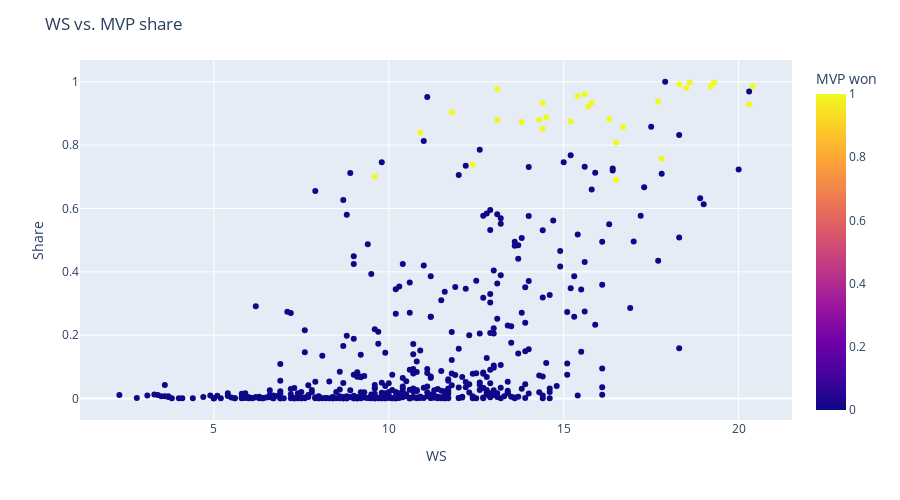
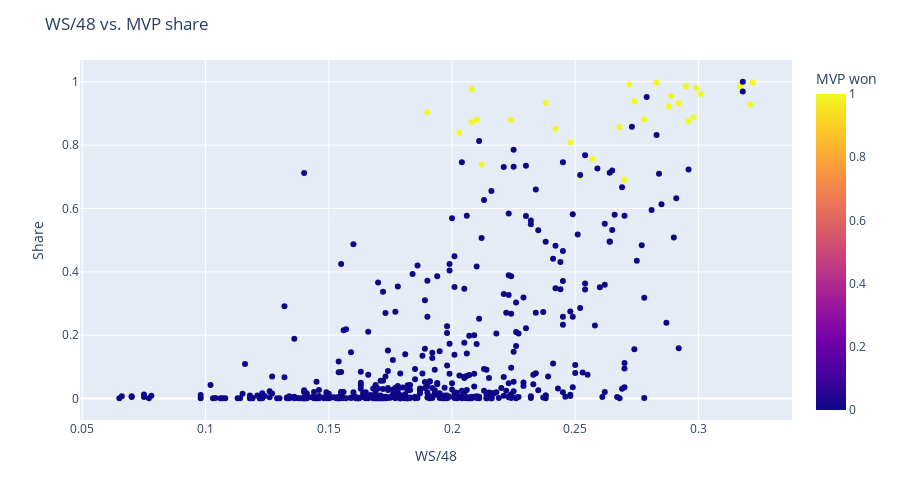
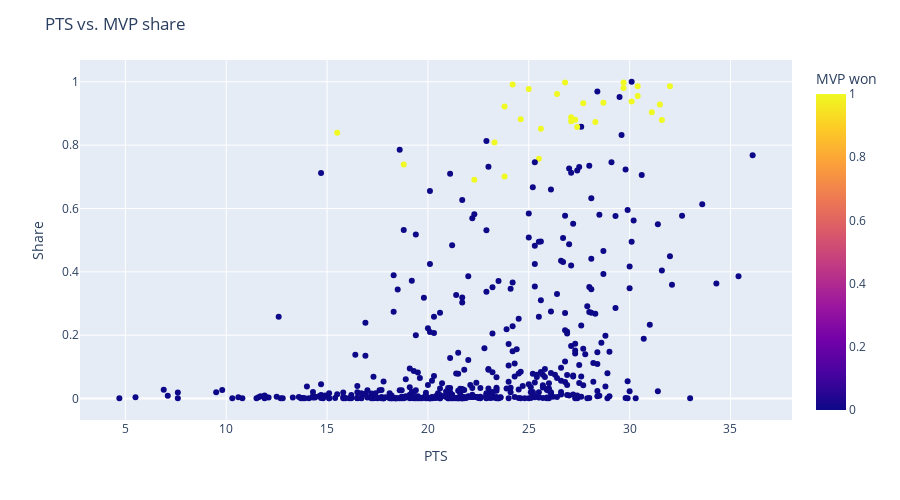
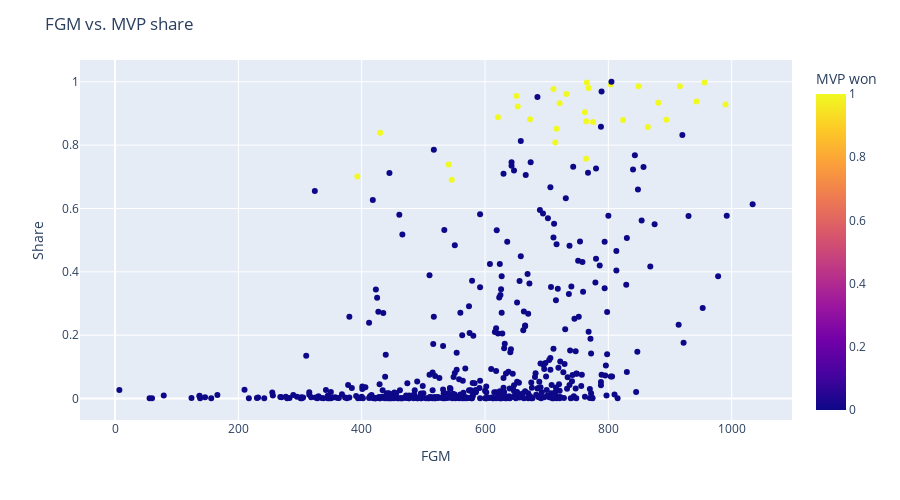

Here is the notebook cell these charts were saved with, in order:
### Code cell
features = ['WS', 
            'WS/48',
            'PTS',
            'FGM']

for feature in features:
    show_feature_vs_share(feature=feature, df=mvps)

### Figure 1 — Plotly figure (JSON) as saved in the notebook; plotly's stock layout.template omitted (floating-point values rounded to 4 significant figures; data arrays with more than 128 entries replaced by an {"elided": "..."} marker saying what was removed)
{"data": [{"customdata": {"elided": "500x2 mixed values"}, "hovertemplate": "WS=%{x}<br>Share=%{y}<br>Player=%{customdata[0]}<br>Year=%{customdata[1]}<br>MVP won=%{marker.color}<extra></extra>", "legendgroup": "", "marker": {"color": {"elided": "500 int values"}, "coloraxis": "coloraxis", "symbol": "circle"}, "mode": "markers", "name": "", "orientation": "v", "showlegend": false, "type": "scatter", "x": {"elided": "500 float values"}, "xaxis": "x", "y": {"elided": "500 float values"}, "yaxis": "y"}], "layout": {"coloraxis": {"colorbar": {"title": {"text": "MVP won"}}, "colorscale": [[0, "#0d0887"], [0.1111, "#46039f"], [0.2222, "#7201a8"], [0.3333, "#9c179e"], [0.4444, "#bd3786"], [0.5556, "#d8576b"], [0.6667, "#ed7953"], [0.7778, "#fb9f3a"], [0.8889, "#fdca26"], [1, "#f0f921"]]}, "height": 500, "legend": {"tracegroupgap": 0}, "margin": {"t": 60}, "title": {"text": "WS vs. MVP share"}, "xaxis": {"anchor": "y", "domain": [0, 1], "title": {"text": "WS"}}, "yaxis": {"anchor": "x", "domain": [0, 1], "title": {"text": "Share"}}}}

### Figure 2 — Plotly figure (JSON) as saved in the notebook; plotly's stock layout.template omitted (floating-point values rounded to 4 significant figures; data arrays with more than 128 entries replaced by an {"elided": "..."} marker saying what was removed)
{"data": [{"customdata": {"elided": "500x2 mixed values"}, "hovertemplate": "WS/48=%{x}<br>Share=%{y}<br>Player=%{customdata[0]}<br>Year=%{customdata[1]}<br>MVP won=%{marker.color}<extra></extra>", "legendgroup": "", "marker": {"color": {"elided": "500 int values"}, "coloraxis": "coloraxis", "symbol": "circle"}, "mode": "markers", "name": "", "orientation": "v", "showlegend": false, "type": "scatter", "x": {"elided": "500 float values"}, "xaxis": "x", "y": {"elided": "500 float values"}, "yaxis": "y"}], "layout": {"coloraxis": {"colorbar": {"title": {"text": "MVP won"}}, "colorscale": [[0, "#0d0887"], [0.1111, "#46039f"], [0.2222, "#7201a8"], [0.3333, "#9c179e"], [0.4444, "#bd3786"], [0.5556, "#d8576b"], [0.6667, "#ed7953"], [0.7778, "#fb9f3a"], [0.8889, "#fdca26"], [1, "#f0f921"]]}, "height": 500, "legend": {"tracegroupgap": 0}, "margin": {"t": 60}, "title": {"text": "WS/48 vs. MVP share"}, "xaxis": {"anchor": "y", "domain": [0, 1], "title": {"text": "WS/48"}}, "yaxis": {"anchor": "x", "domain": [0, 1], "title": {"text": "Share"}}}}

### Figure 3 — Plotly figure (JSON) as saved in the notebook; plotly's stock layout.template omitted (floating-point values rounded to 4 significant figures; data arrays with more than 128 entries replaced by an {"elided": "..."} marker saying what was removed)
{"data": [{"customdata": {"elided": "500x2 mixed values"}, "hovertemplate": "PTS=%{x}<br>Share=%{y}<br>Player=%{customdata[0]}<br>Year=%{customdata[1]}<br>MVP won=%{marker.color}<extra></extra>", "legendgroup": "", "marker": {"color": {"elided": "500 int values"}, "coloraxis": "coloraxis", "symbol": "circle"}, "mode": "markers", "name": "", "orientation": "v", "showlegend": false, "type": "scatter", "x": {"elided": "500 float values"}, "xaxis": "x", "y": {"elided": "500 float values"}, "yaxis": "y"}], "layout": {"coloraxis": {"colorbar": {"title": {"text": "MVP won"}}, "colorscale": [[0, "#0d0887"], [0.1111, "#46039f"], [0.2222, "#7201a8"], [0.3333, "#9c179e"], [0.4444, "#bd3786"], [0.5556, "#d8576b"], [0.6667, "#ed7953"], [0.7778, "#fb9f3a"], [0.8889, "#fdca26"], [1, "#f0f921"]]}, "height": 500, "legend": {"tracegroupgap": 0}, "margin": {"t": 60}, "title": {"text": "PTS vs. MVP share"}, "xaxis": {"anchor": "y", "domain": [0, 1], "title": {"text": "PTS"}}, "yaxis": {"anchor": "x", "domain": [0, 1], "title": {"text": "Share"}}}}

### Figure 4 — Plotly figure (JSON) as saved in the notebook; plotly's stock layout.template omitted (floating-point values rounded to 4 significant figures; data arrays with more than 128 entries replaced by an {"elided": "..."} marker saying what was removed)
{"data": [{"customdata": {"elided": "500x2 mixed values"}, "hovertemplate": "FGM=%{x}<br>Share=%{y}<br>Player=%{customdata[0]}<br>Year=%{customdata[1]}<br>MVP won=%{marker.color}<extra></extra>", "legendgroup": "", "marker": {"color": {"elided": "500 int values"}, "coloraxis": "coloraxis", "symbol": "circle"}, "mode": "markers", "name": "", "orientation": "v", "showlegend": false, "type": "scatter", "x": {"elided": "500 int values"}, "xaxis": "x", "y": {"elided": "500 float values"}, "yaxis": "y"}], "layout": {"coloraxis": {"colorbar": {"title": {"text": "MVP won"}}, "colorscale": [[0, "#0d0887"], [0.1111, "#46039f"], [0.2222, "#7201a8"], [0.3333, "#9c179e"], [0.4444, "#bd3786"], [0.5556, "#d8576b"], [0.6667, "#ed7953"], [0.7778, "#fb9f3a"], [0.8889, "#fdca26"], [1, "#f0f921"]]}, "height": 500, "legend": {"tracegroupgap": 0}, "margin": {"t": 60}, "title": {"text": "FGM vs. MVP share"}, "xaxis": {"anchor": "y", "domain": [0, 1], "title": {"text": "FGM"}}, "yaxis": {"anchor": "x", "domain": [0, 1], "title": {"text": "Share"}}}}
